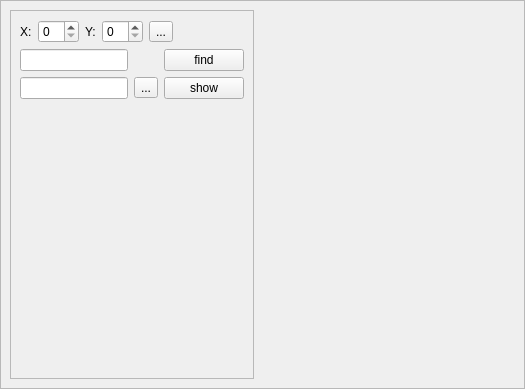
<?xml version="1.0" encoding="UTF-8"?>
<ui version="4.0">
 <class>MyFindForm</class>
 <widget class="QWidget" name="MyFindForm">
  <property name="geometry">
   <rect>
    <x>0</x>
    <y>0</y>
    <width>525</width>
    <height>389</height>
   </rect>
  </property>
  <layout class="QVBoxLayout" name="verticalLayout">
   <property name="leftMargin">
    <number>0</number>
   </property>
   <property name="topMargin">
    <number>0</number>
   </property>
   <property name="rightMargin">
    <number>0</number>
   </property>
   <property name="bottomMargin">
    <number>0</number>
   </property>
   <item>
    <widget class="QFrame" name="main_frame">
     <property name="frameShape">
      <enum>QFrame::StyledPanel</enum>
     </property>
     <property name="frameShadow">
      <enum>QFrame::Raised</enum>
     </property>
     <layout class="QHBoxLayout" name="horizontalLayout_2">
      <item>
       <widget class="QFrame" name="frame">
        <property name="sizePolicy">
         <sizepolicy hsizetype="Fixed" vsizetype="Preferred">
          <horstretch>0</horstretch>
          <verstretch>0</verstretch>
         </sizepolicy>
        </property>
        <property name="frameShape">
         <enum>QFrame::StyledPanel</enum>
        </property>
        <property name="frameShadow">
         <enum>QFrame::Raised</enum>
        </property>
        <layout class="QVBoxLayout" name="verticalLayout_3">
         <item>
          <layout class="QHBoxLayout" name="horizontalLayout">
           <item>
            <widget class="QLabel" name="label_4">
             <property name="sizePolicy">
              <sizepolicy hsizetype="Fixed" vsizetype="Preferred">
               <horstretch>0</horstretch>
               <verstretch>0</verstretch>
              </sizepolicy>
             </property>
             <property name="text">
              <string>X:</string>
             </property>
            </widget>
           </item>
           <item>
            <widget class="QSpinBox" name="sb_pos_x"/>
           </item>
           <item>
            <widget class="QLabel" name="label_5">
             <property name="sizePolicy">
              <sizepolicy hsizetype="Fixed" vsizetype="Preferred">
               <horstretch>0</horstretch>
               <verstretch>0</verstretch>
              </sizepolicy>
             </property>
             <property name="text">
              <string>Y:</string>
             </property>
            </widget>
           </item>
           <item>
            <widget class="QSpinBox" name="sb_pos_y"/>
           </item>
           <item>
            <widget class="QToolButton" name="btn_click">
             <property name="text">
              <string>...</string>
             </property>
            </widget>
           </item>
           <item>
            <spacer name="horizontalSpacer_2">
             <property name="orientation">
              <enum>Qt::Horizontal</enum>
             </property>
             <property name="sizeHint" stdset="0">
              <size>
               <width>40</width>
               <height>20</height>
              </size>
             </property>
            </spacer>
           </item>
          </layout>
         </item>
         <item>
          <layout class="QGridLayout" name="gridLayout_2">
           <item row="0" column="0">
            <widget class="QLineEdit" name="le_title">
             <property name="maximumSize">
              <size>
               <width>800</width>
               <height>16777215</height>
              </size>
             </property>
            </widget>
           </item>
           <item row="1" column="1">
            <widget class="QToolButton" name="btn_set">
             <property name="text">
              <string>...</string>
             </property>
            </widget>
           </item>
           <item row="1" column="2">
            <widget class="QPushButton" name="btn_show">
             <property name="text">
              <string>show</string>
             </property>
            </widget>
           </item>
           <item row="0" column="2">
            <widget class="QPushButton" name="btn_find_programm">
             <property name="text">
              <string>find</string>
             </property>
            </widget>
           </item>
           <item row="1" column="0">
            <widget class="QLineEdit" name="le_screenshot">
             <property name="maximumSize">
              <size>
               <width>800</width>
               <height>16777215</height>
              </size>
             </property>
            </widget>
           </item>
          </layout>
         </item>
         <item>
          <layout class="QGridLayout" name="grid"/>
         </item>
         <item>
          <widget class="Worker" name="worker_widget" native="true">
           <property name="sizePolicy">
            <sizepolicy hsizetype="Preferred" vsizetype="Expanding">
             <horstretch>0</horstretch>
             <verstretch>0</verstretch>
            </sizepolicy>
           </property>
          </widget>
         </item>
        </layout>
       </widget>
      </item>
      <item>
       <widget class="TestBrowser" name="browser" native="true"/>
      </item>
     </layout>
    </widget>
   </item>
  </layout>
 </widget>
 <customwidgets>
  <customwidget>
   <class>Worker</class>
   <extends>QWidget</extends>
   <header>worker.hpp</header>
   <container>1</container>
  </customwidget>
  <customwidget>
   <class>TestBrowser</class>
   <extends>QWidget</extends>
   <header>testbrowser.hpp</header>
   <container>1</container>
  </customwidget>
 </customwidgets>
 <tabstops>
  <tabstop>sb_pos_x</tabstop>
  <tabstop>sb_pos_y</tabstop>
  <tabstop>btn_click</tabstop>
  <tabstop>le_title</tabstop>
  <tabstop>btn_find_programm</tabstop>
  <tabstop>le_screenshot</tabstop>
  <tabstop>btn_set</tabstop>
  <tabstop>btn_show</tabstop>
 </tabstops>
 <resources/>
 <connections/>
</ui>
